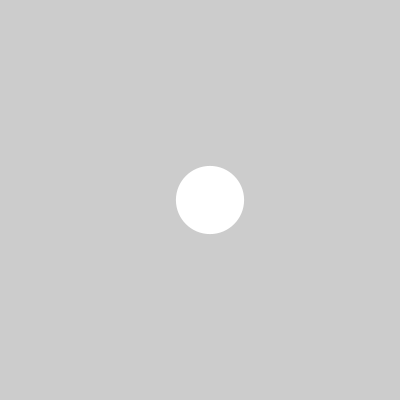
Frame 1 (no input)
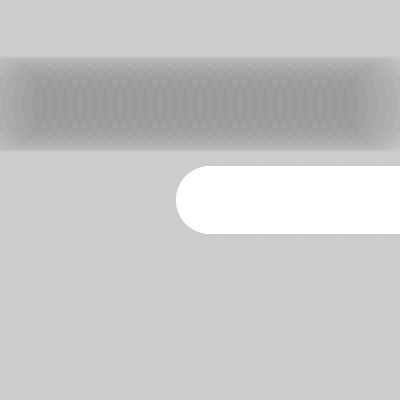
Frame 60 (the mouse pressed at the canvas centre just before this capture)
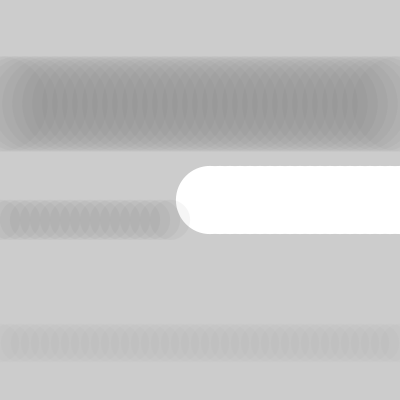
Frame 120 (the mouse held since frame 60 and released just before this capture)

The Processing sketch that drew these frames (run headless with seeded random() and noise(); from frame 60 on, the mouse is pressed at the canvas centre):

// Processing sketch: cours05_if_balle
// ── cours05_if_balle.pde
float positionx = 200;
float positiony = 200;
float vitessex = 10.0;
float vitessey = 0.0;
float diametre = 50;

void setup() 
{
  size(400, 400);
  surface.setTitle("cours 05 / if / balle");
  diametre = random(10,100);
}

void draw() 
{
  // background(220);
  positionx = positionx + vitessex;
  positiony = positiony + vitessey;
  if (positionx > 400)
  {
    positionx = 0;
    positiony = random(0,400);
    diametre = random(10,100);
    fill( random(0,255), 10 );
  }
  noStroke();
  ellipse(positionx,positiony,diametre,diametre);
}
